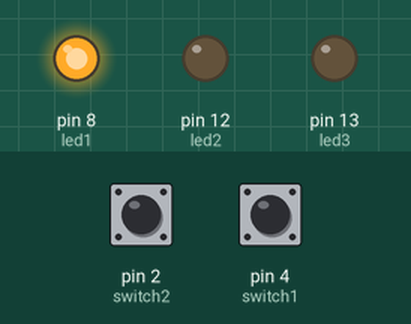
The sketch below on a simulated Arduino Uno, built with avr-gcc and run on an emulated ATmega328P. Shown: output pins drawn as LEDs (lit = HIGH). Inputs (shaded band) come from the test bench; at power-on: pin 2 (switch2) LOW, pin 4 (switch1) LOW.

Above: at 0.2 s.
At 0.7 s:
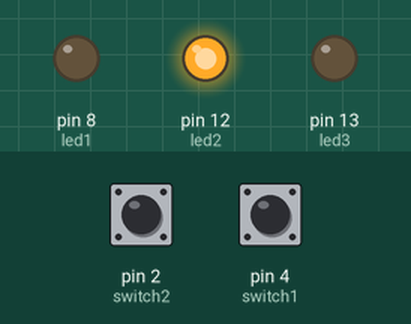
At 2.7 s:
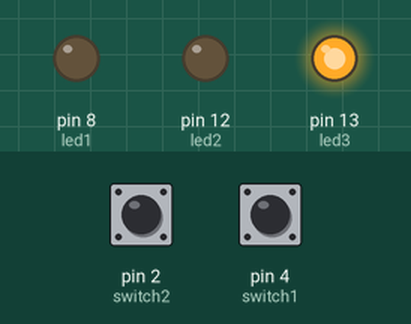
Timing chart, 0 to 3.5 s (numbered marks = the images above):
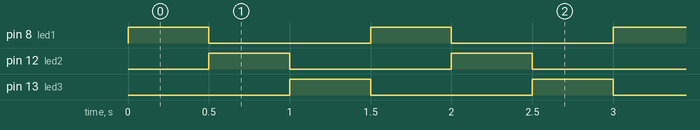

The sketch:

traffic_sensing_signal1.ino
```cpp
// C++ code

int temp1=0;
int temp2=0;
int led3=13;
int led2=12;
int led1=8;
int switch1=4;
int switch2=2;

void setup()
{
  pinMode(led1, OUTPUT);
  pinMode(led2, OUTPUT);
  pinMode(led3, OUTPUT);
  pinMode(switch1,INPUT);
  pinMode(switch2,INPUT);
}

void loop()
{temp1=digitalRead(switch1);
 temp2=digitalRead(switch2);
  digitalWrite(led1, HIGH);
  digitalWrite(led2, LOW);
  digitalWrite(led3, LOW);
  if (temp1==HIGH && temp2==HIGH){
    delay(2000);}
  else{
    delay(500);}
  digitalWrite(led2, HIGH);
  digitalWrite(led1, LOW);
  digitalWrite(led3, LOW);
  delay(500);
  digitalWrite(led3, HIGH);
  digitalWrite(led2, LOW);
  digitalWrite(led1, LOW);
  delay(500);
} 
```

Measured:
- by itself, pin 8 (led1), pin 12 (led2), pin 13 (led3): alternates HIGH for 0.50 s and LOW for 1.0 s
- by itself, everything shown: repeats every 1.5 s, in 3 steps
